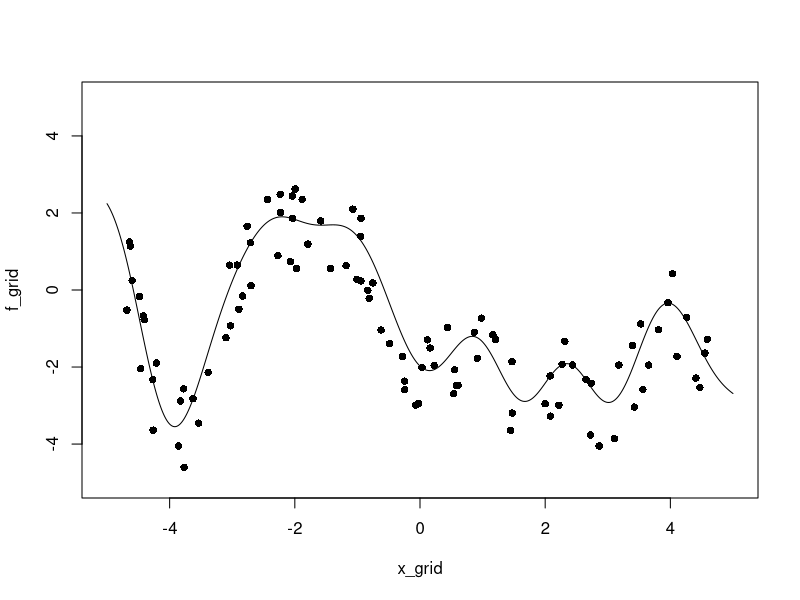

This chart was generated by the following R code:
####################################################################
# Generate data using random Fourier features
# Use D = 1000 and just draw from a squared exponential kernel
# omega0, b0 and beta0 are the true data generating parameters
####################################################################

set.seed(129)
D <- 5000
omega0 <- rnorm(n = D, mean = 0, sd = 1.5)
b0 <- 2 * pi * runif(n = D, min = 0, max = 1)
beta0 <- rnorm(n = D, mean = 0, sd = 2*1/sqrt(D))

f0 <- function(x){
  if(length(x) == 1){
    phi <- sqrt(2) * cos(b0 + omega0*x)
    out <- sum(beta0 * phi)
  } else{
    phi_mat <- matrix(nrow = length(x), ncol = D)
    for(d in 1:D){
      phi_mat[,d] <- sqrt(2) * cos(b0[d] + omega0[d] * x)
    }
    out <- phi_mat %*% beta0
  }
  return(out)
}

x_grid <- seq(-5, 5, by = 0.01)
f_grid <- f0(x_grid)

plot(x_grid, f_grid, type = "l", xlim = c(-5,5), ylim = c(-5,5))

set.seed(724)
sigma <- 1
x_all <- runif(100, -4.75, 4.75)
f_all <- f0(x_all)
y_all <- f_all + rnorm(10, mean = 0, sd = sigma)
points(x_all, y_all, pch = 16)
save(D, omega0, b0, beta0, f0, x_grid, f_grid, 
     x_all, f_all, y_all, sigma,
     file = "sumoftrees_data.RData")
